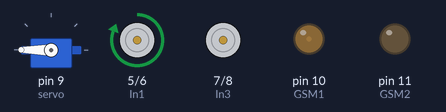
The sketch below on a simulated Arduino Uno, built with avr-gcc and run on an emulated ATmega328P. Parts: servo, motor-driver pin pairs drawn as motors (green arrow = first pin HIGH = forward, orange = second pin HIGH = backward, longer = more drive), output pins drawn as LEDs (lit = HIGH).

Above: at 0.15 s.
At 2.55 s:
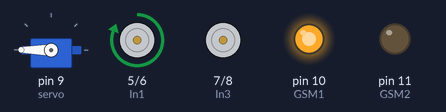
At 5.2 s:
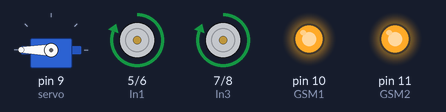
At 13.2 s:
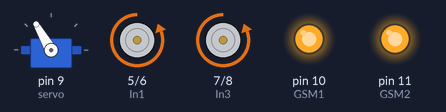
At 21.3 s:
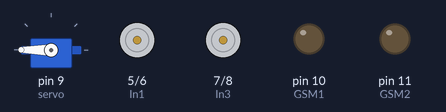
At 35.0 s:
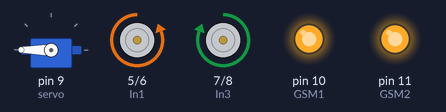
Timing chart, 0 to 40.0 s (numbered marks = the images above):
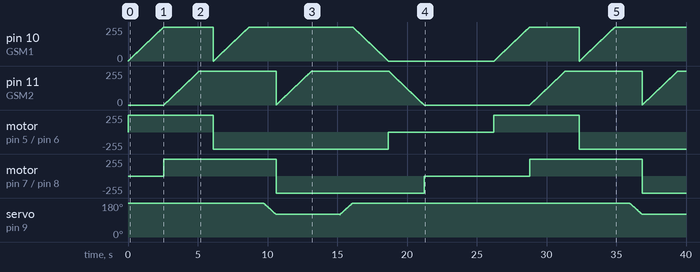

Measured:
- by itself, motor on pin 7 (In3) / pin 8 (In4): stopped → forward 255/255 at 2.6 s, → backward 255/255 8.0 s later, → stopped 10.6 s later, → forward 255/255 7.6 s later, … (5 changes in this stretch)
- by itself, motor on pin 5 (In1) / pin 6 (In2): stopped → forward 255/255 at 0.00 s, → backward 255/255 6.1 s later, → stopped 12.5 s later, → forward 255/255 7.6 s later, … (5 changes in this stretch)

The sketch:

hully-gully.ino
```cpp
#include <Servo.h>

Servo servo;

int GSM1 = 10;
int GSM2 = 11;

// ******Parameter******
int maxspeed = 255;
int spinning_time = 1000;
int pause_time = 5000;
// ******Parameter******

#define In1 5
#define In2 6

#define In3 7
#define In4 8

int minPos = 180;
int pos = minPos;
int maxPos = 120;

void setup() {
  servo.attach(9);
  servo.write(pos);
  pinMode(In1, OUTPUT);
  pinMode(In2, OUTPUT);
  pinMode(GSM1, OUTPUT);

  pinMode(In3, OUTPUT);
  pinMode(In4, OUTPUT);
  pinMode(GSM2, OUTPUT);
}

void loop() {
  startSpin();
  rotate();
  delay(spinning_time);

  //stopSpin();
  reverseSpin();
  delay(spinning_time);
  up();
  //stopRotate();
  reverseRotate();

  delay(spinning_time);

  delay(spinning_time);
  down();
  stopSpin();
  stopRotate();
  delay(pause_time);
}

void up() {
  for (pos; pos >= maxPos; pos -= 1) {
    servo.write(pos);
    delay(15);
  }
}

void down() {
  for (pos; pos <= minPos; pos += 1) {
    servo.write(pos);
    delay(15);
  }
}

void startSpin() {
  digitalWrite(In1, HIGH);
  digitalWrite(In2, LOW);
  for (int i = 0; i <= maxspeed; i += 1) {
    analogWrite(GSM1, i);
    delay(10);
  }
}

void reverseSpin() {
  digitalWrite(In1, LOW);
  digitalWrite(In2, HIGH);
  for (int i = 0; i <= maxspeed; i += 1) {
    analogWrite(GSM1, i);
    delay(10);
  }
}

void rotate() {
  digitalWrite(In3, HIGH);
  digitalWrite(In4, LOW);
  for (int i = 0; i <= maxspeed; i += 1) {
    analogWrite(GSM2, i);
    delay(10);
  }
}

void reverseRotate() {
  digitalWrite(In3, LOW);
  digitalWrite(In4, HIGH);
  for (int i = 0; i <= maxspeed; i += 1) {
    analogWrite(GSM2, i);
    delay(10);
  }
}


void stopRotate() {
  for (int i = maxspeed; i >= 0; i -= 1) {
    analogWrite(GSM2, i);
    delay(10);
  }
  digitalWrite(In3, LOW);
  digitalWrite(In4, LOW);
}

void stopSpin() {
  for (int i = maxspeed; i >= 0; i -= 1) {
    analogWrite(GSM1, i);
    delay(10);
  }
  digitalWrite(In1, LOW);
  digitalWrite(In2, LOW);
}
```
